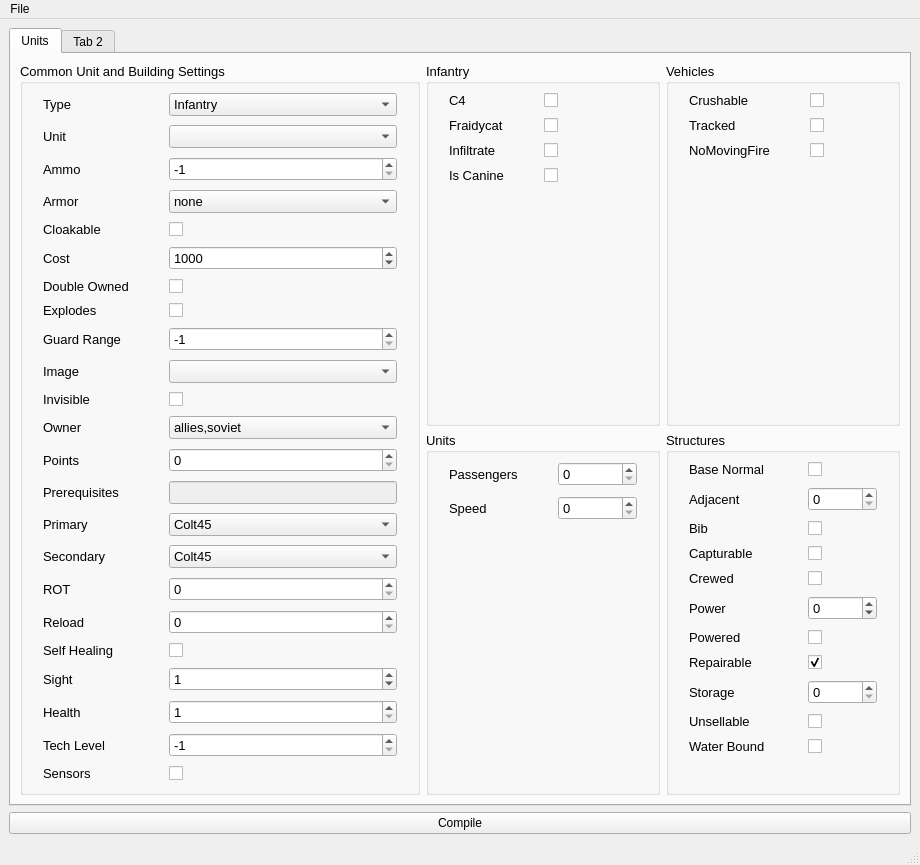
<?xml version="1.0" encoding="UTF-8"?>
<ui version="4.0">
 <class>MainWindow</class>
 <widget class="QMainWindow" name="MainWindow">
  <property name="geometry">
   <rect>
    <x>0</x>
    <y>0</y>
    <width>920</width>
    <height>847</height>
   </rect>
  </property>
  <property name="sizePolicy">
   <sizepolicy hsizetype="Preferred" vsizetype="Preferred">
    <horstretch>0</horstretch>
    <verstretch>0</verstretch>
   </sizepolicy>
  </property>
  <property name="windowTitle">
   <string>CNC - Red Alert Remastered Mod Generator</string>
  </property>
  <widget class="QWidget" name="centralwidget">
   <layout class="QVBoxLayout" name="verticalLayout">
    <item>
     <layout class="QHBoxLayout" name="horizontalLayout">
      <item>
       <widget class="QTabWidget" name="tabWidget">
        <property name="sizePolicy">
         <sizepolicy hsizetype="Preferred" vsizetype="Expanding">
          <horstretch>0</horstretch>
          <verstretch>0</verstretch>
         </sizepolicy>
        </property>
        <property name="minimumSize">
         <size>
          <width>900</width>
          <height>0</height>
         </size>
        </property>
        <property name="currentIndex">
         <number>0</number>
        </property>
        <widget class="QWidget" name="units_tab">
         <attribute name="title">
          <string>Units</string>
         </attribute>
         <layout class="QHBoxLayout" name="horizontalLayout_3">
          <item>
           <widget class="QGroupBox" name="groupBox">
            <property name="sizePolicy">
             <sizepolicy hsizetype="Fixed" vsizetype="Preferred">
              <horstretch>0</horstretch>
              <verstretch>0</verstretch>
             </sizepolicy>
            </property>
            <property name="minimumSize">
             <size>
              <width>400</width>
              <height>0</height>
             </size>
            </property>
            <property name="font">
             <font>
              <pointsize>10</pointsize>
             </font>
            </property>
            <property name="title">
             <string>Common Unit and Building Settings</string>
            </property>
            <layout class="QFormLayout" name="formLayout_2">
             <property name="horizontalSpacing">
              <number>40</number>
             </property>
             <property name="verticalSpacing">
              <number>9</number>
             </property>
             <property name="leftMargin">
              <number>20</number>
             </property>
             <property name="rightMargin">
              <number>20</number>
             </property>
             <item row="0" column="0">
              <widget class="QLabel" name="unitTypeLabel">
               <property name="text">
                <string>Type</string>
               </property>
              </widget>
             </item>
             <item row="0" column="1">
              <widget class="QComboBox" name="unitTypeComboBox">
               <item>
                <property name="text">
                 <string>Infantry</string>
                </property>
               </item>
               <item>
                <property name="text">
                 <string>Vehicles</string>
                </property>
               </item>
               <item>
                <property name="text">
                 <string>Ships</string>
                </property>
               </item>
               <item>
                <property name="text">
                 <string>Aircraft</string>
                </property>
               </item>
               <item>
                <property name="text">
                 <string>Buildings</string>
                </property>
               </item>
              </widget>
             </item>
             <item row="1" column="0">
              <widget class="QLabel" name="unitLabel">
               <property name="text">
                <string>Unit</string>
               </property>
              </widget>
             </item>
             <item row="1" column="1">
              <widget class="QComboBox" name="unitComboBox"/>
             </item>
             <item row="2" column="0">
              <widget class="QLabel" name="ammoLabel">
               <property name="text">
                <string>Ammo</string>
               </property>
              </widget>
             </item>
             <item row="2" column="1">
              <widget class="QSpinBox" name="ammoSpinBox">
               <property name="minimum">
                <number>-1</number>
               </property>
               <property name="maximum">
                <number>10</number>
               </property>
               <property name="value">
                <number>-1</number>
               </property>
              </widget>
             </item>
             <item row="3" column="0">
              <widget class="QLabel" name="armorLabel">
               <property name="text">
                <string>Armor</string>
               </property>
              </widget>
             </item>
             <item row="3" column="1">
              <widget class="QComboBox" name="armorComboBox">
               <property name="toolTip">
                <string>&lt;html&gt;&lt;head/&gt;&lt;body&gt;&lt;p&gt;none - No Armor&lt;/p&gt;&lt;p&gt;wood - Weak Armor&lt;/p&gt;&lt;p&gt;light - Medium Armor&lt;/p&gt;&lt;p&gt;heavy - Strong Armor&lt;/p&gt;&lt;p&gt;concrete - Very Strong Armor&lt;/p&gt;&lt;/body&gt;&lt;/html&gt;</string>
               </property>
               <item>
                <property name="text">
                 <string comment="No Armor" extracomment="No Armor">none</string>
                </property>
               </item>
               <item>
                <property name="text">
                 <string>wood</string>
                </property>
               </item>
               <item>
                <property name="text">
                 <string>light</string>
                </property>
               </item>
               <item>
                <property name="text">
                 <string>heavy</string>
                </property>
               </item>
               <item>
                <property name="text">
                 <string>concrete</string>
                </property>
               </item>
              </widget>
             </item>
             <item row="4" column="0">
              <widget class="QLabel" name="cloakableLabel">
               <property name="text">
                <string>Cloakable</string>
               </property>
              </widget>
             </item>
             <item row="4" column="1">
              <widget class="QCheckBox" name="cloakableCheckBox">
               <property name="font">
                <font>
                 <pointsize>19</pointsize>
                </font>
               </property>
               <property name="text">
                <string/>
               </property>
              </widget>
             </item>
             <item row="5" column="0">
              <widget class="QLabel" name="costLabel">
               <property name="text">
                <string>Cost</string>
               </property>
              </widget>
             </item>
             <item row="5" column="1">
              <widget class="QSpinBox" name="costSpinBox">
               <property name="minimum">
                <number>1</number>
               </property>
               <property name="maximum">
                <number>10000</number>
               </property>
               <property name="singleStep">
                <number>50</number>
               </property>
               <property name="value">
                <number>1000</number>
               </property>
              </widget>
             </item>
             <item row="6" column="0">
              <widget class="QLabel" name="doubleOwnedLabel">
               <property name="text">
                <string>Double Owned</string>
               </property>
              </widget>
             </item>
             <item row="6" column="1">
              <widget class="QCheckBox" name="doubleOwnedCheckBox">
               <property name="text">
                <string/>
               </property>
              </widget>
             </item>
             <item row="7" column="0">
              <widget class="QLabel" name="explodesLabel">
               <property name="text">
                <string>Explodes</string>
               </property>
              </widget>
             </item>
             <item row="7" column="1">
              <widget class="QCheckBox" name="explodesCheckBox">
               <property name="text">
                <string/>
               </property>
              </widget>
             </item>
             <item row="8" column="0">
              <widget class="QLabel" name="guardRangeLabel">
               <property name="text">
                <string>Guard Range</string>
               </property>
              </widget>
             </item>
             <item row="8" column="1">
              <widget class="QSpinBox" name="guardRangeSpinBox">
               <property name="minimum">
                <number>-1</number>
               </property>
               <property name="maximum">
                <number>100</number>
               </property>
               <property name="value">
                <number>-1</number>
               </property>
              </widget>
             </item>
             <item row="9" column="0">
              <widget class="QLabel" name="imageLabel">
               <property name="text">
                <string>Image</string>
               </property>
              </widget>
             </item>
             <item row="9" column="1">
              <widget class="QComboBox" name="imageComboBox"/>
             </item>
             <item row="10" column="0">
              <widget class="QLabel" name="invisibleLabel">
               <property name="text">
                <string>Invisible</string>
               </property>
              </widget>
             </item>
             <item row="10" column="1">
              <widget class="QCheckBox" name="invisibleCheckBox">
               <property name="text">
                <string/>
               </property>
              </widget>
             </item>
             <item row="11" column="0">
              <widget class="QLabel" name="ownerLabel">
               <property name="text">
                <string>Owner</string>
               </property>
              </widget>
             </item>
             <item row="11" column="1">
              <widget class="QComboBox" name="ownerComboBox">
               <item>
                <property name="text">
                 <string>allies,soviet</string>
                </property>
               </item>
               <item>
                <property name="text">
                 <string>allies</string>
                </property>
               </item>
               <item>
                <property name="text">
                 <string>soviet</string>
                </property>
               </item>
              </widget>
             </item>
             <item row="12" column="0">
              <widget class="QLabel" name="pointsLabel">
               <property name="text">
                <string>Points</string>
               </property>
              </widget>
             </item>
             <item row="12" column="1">
              <widget class="QSpinBox" name="pointsSpinBox">
               <property name="maximum">
                <number>1000</number>
               </property>
              </widget>
             </item>
             <item row="13" column="0">
              <widget class="QLabel" name="label">
               <property name="text">
                <string>Prerequisites</string>
               </property>
              </widget>
             </item>
             <item row="13" column="1">
              <widget class="QLineEdit" name="prerequisiteLineEdit">
               <property name="enabled">
                <bool>false</bool>
               </property>
              </widget>
             </item>
             <item row="14" column="0">
              <widget class="QLabel" name="primaryLabel">
               <property name="text">
                <string>Primary</string>
               </property>
              </widget>
             </item>
             <item row="14" column="1">
              <widget class="QComboBox" name="primaryComboBox">
               <item>
                <property name="text">
                 <string>Colt45</string>
                </property>
               </item>
               <item>
                <property name="text">
                 <string>none</string>
                </property>
               </item>
               <item>
                <property name="text">
                 <string>ZSU-23</string>
                </property>
               </item>
               <item>
                <property name="text">
                 <string>Vulcan</string>
                </property>
               </item>
               <item>
                <property name="text">
                 <string>Maverick</string>
                </property>
               </item>
               <item>
                <property name="text">
                 <string>Camera</string>
                </property>
               </item>
               <item>
                <property name="text">
                 <string>FireballLauncher</string>
                </property>
               </item>
               <item>
                <property name="text">
                 <string>Flamer</string>
                </property>
               </item>
               <item>
                <property name="text">
                 <string>Sniper</string>
                </property>
               </item>
               <item>
                <property name="text">
                 <string>ChainGun</string>
                </property>
               </item>
               <item>
                <property name="text">
                 <string>Pistol</string>
                </property>
               </item>
               <item>
                <property name="text">
                 <string>M1Carbine</string>
                </property>
               </item>
               <item>
                <property name="text">
                 <string>Dragon</string>
                </property>
               </item>
               <item>
                <property name="text">
                 <string>Hellfire</string>
                </property>
               </item>
               <item>
                <property name="text">
                 <string>Grenade</string>
                </property>
               </item>
               <item>
                <property name="text">
                 <string>75mm</string>
                </property>
               </item>
               <item>
                <property name="text">
                 <string>90mm</string>
                </property>
               </item>
               <item>
                <property name="text">
                 <string>105mm</string>
                </property>
               </item>
               <item>
                <property name="text">
                 <string>120mm</string>
                </property>
               </item>
               <item>
                <property name="text">
                 <string>TurretGun</string>
                </property>
               </item>
               <item>
                <property name="text">
                 <string>MammothTusk</string>
                </property>
               </item>
               <item>
                <property name="text">
                 <string>155mm</string>
                </property>
               </item>
               <item>
                <property name="text">
                 <string>M60mg</string>
                </property>
               </item>
               <item>
                <property name="text">
                 <string>Napalm</string>
                </property>
               </item>
               <item>
                <property name="text">
                 <string>TeslaZap</string>
                </property>
               </item>
               <item>
                <property name="text">
                 <string>Nike</string>
                </property>
               </item>
               <item>
                <property name="text">
                 <string>RedEye</string>
                </property>
               </item>
               <item>
                <property name="text">
                 <string>8Inch</string>
                </property>
               </item>
               <item>
                <property name="text">
                 <string>Stinger</string>
                </property>
               </item>
               <item>
                <property name="text">
                 <string>TorpTube</string>
                </property>
               </item>
               <item>
                <property name="text">
                 <string>2Inch</string>
                </property>
               </item>
               <item>
                <property name="text">
                 <string>DepthCharge</string>
                </property>
               </item>
               <item>
                <property name="text">
                 <string>ParaBomb</string>
                </property>
               </item>
               <item>
                <property name="text">
                 <string>DogJaw</string>
                </property>
               </item>
               <item>
                <property name="text">
                 <string>Heal</string>
                </property>
               </item>
               <item>
                <property name="text">
                 <string>SCUD</string>
                </property>
               </item>
               <item>
                <property name="text">
                 <string>Mandible</string>
                </property>
               </item>
              </widget>
             </item>
             <item row="15" column="0">
              <widget class="QLabel" name="secondaryLabel">
               <property name="text">
                <string>Secondary</string>
               </property>
              </widget>
             </item>
             <item row="15" column="1">
              <widget class="QComboBox" name="secondaryComboBox">
               <item>
                <property name="text">
                 <string>Colt45</string>
                </property>
               </item>
               <item>
                <property name="text">
                 <string>ZSU-23</string>
                </property>
               </item>
               <item>
                <property name="text">
                 <string>Vulcan</string>
                </property>
               </item>
               <item>
                <property name="text">
                 <string>Maverick</string>
                </property>
               </item>
               <item>
                <property name="text">
                 <string>Camera</string>
                </property>
               </item>
               <item>
                <property name="text">
                 <string>FireballLauncher</string>
                </property>
               </item>
               <item>
                <property name="text">
                 <string>Flamer</string>
                </property>
               </item>
               <item>
                <property name="text">
                 <string>Sniper</string>
                </property>
               </item>
               <item>
                <property name="text">
                 <string>ChainGun</string>
                </property>
               </item>
               <item>
                <property name="text">
                 <string>Pistol</string>
                </property>
               </item>
               <item>
                <property name="text">
                 <string>M1Carbine</string>
                </property>
               </item>
               <item>
                <property name="text">
                 <string>Dragon</string>
                </property>
               </item>
               <item>
                <property name="text">
                 <string>Hellfire</string>
                </property>
               </item>
               <item>
                <property name="text">
                 <string>Grenade</string>
                </property>
               </item>
               <item>
                <property name="text">
                 <string>75mm</string>
                </property>
               </item>
               <item>
                <property name="text">
                 <string>90mm</string>
                </property>
               </item>
               <item>
                <property name="text">
                 <string>none</string>
                </property>
               </item>
               <item>
                <property name="text">
                 <string>105mm</string>
                </property>
               </item>
               <item>
                <property name="text">
                 <string>120mm</string>
                </property>
               </item>
               <item>
                <property name="text">
                 <string>TurretGun</string>
                </property>
               </item>
               <item>
                <property name="text">
                 <string>MammothTusk</string>
                </property>
               </item>
               <item>
                <property name="text">
                 <string>155mm</string>
                </property>
               </item>
               <item>
                <property name="text">
                 <string>New Item</string>
                </property>
               </item>
               <item>
                <property name="text">
                 <string>M60mg</string>
                </property>
               </item>
               <item>
                <property name="text">
                 <string>Napalm</string>
                </property>
               </item>
               <item>
                <property name="text">
                 <string>TeslaZap</string>
                </property>
               </item>
               <item>
                <property name="text">
                 <string>Nike</string>
                </property>
               </item>
               <item>
                <property name="text">
                 <string>RedEye</string>
                </property>
               </item>
               <item>
                <property name="text">
                 <string>8Inch</string>
                </property>
               </item>
               <item>
                <property name="text">
                 <string>Stinger</string>
                </property>
               </item>
               <item>
                <property name="text">
                 <string>TorpTube</string>
                </property>
               </item>
               <item>
                <property name="text">
                 <string>2Inch</string>
                </property>
               </item>
               <item>
                <property name="text">
                 <string>DepthCharge</string>
                </property>
               </item>
               <item>
                <property name="text">
                 <string>ParaBomb</string>
                </property>
               </item>
               <item>
                <property name="text">
                 <string>DogJaw</string>
                </property>
               </item>
               <item>
                <property name="text">
                 <string>Heal</string>
                </property>
               </item>
               <item>
                <property name="text">
                 <string>SCUD</string>
                </property>
               </item>
               <item>
                <property name="text">
                 <string>Mandible</string>
                </property>
               </item>
              </widget>
             </item>
             <item row="16" column="0">
              <widget class="QLabel" name="rotLabel">
               <property name="text">
                <string>ROT</string>
               </property>
              </widget>
             </item>
             <item row="16" column="1">
              <widget class="QSpinBox" name="rotSpinBox">
               <property name="maximum">
                <number>10</number>
               </property>
              </widget>
             </item>
             <item row="17" column="0">
              <widget class="QLabel" name="reloadLabel">
               <property name="text">
                <string>Reload</string>
               </property>
              </widget>
             </item>
             <item row="17" column="1">
              <widget class="QSpinBox" name="reloadSpinBox"/>
             </item>
             <item row="18" column="0">
              <widget class="QLabel" name="selfHealingLabel">
               <property name="text">
                <string>Self Healing</string>
               </property>
              </widget>
             </item>
             <item row="18" column="1">
              <widget class="QCheckBox" name="selfHealingCheckBox">
               <property name="text">
                <string/>
               </property>
              </widget>
             </item>
             <item row="19" column="0">
              <widget class="QLabel" name="sightLabel">
               <property name="text">
                <string>Sight</string>
               </property>
              </widget>
             </item>
             <item row="19" column="1">
              <widget class="QSpinBox" name="sightSpinBox">
               <property name="maximum">
                <number>20</number>
               </property>
               <property name="value">
                <number>1</number>
               </property>
              </widget>
             </item>
             <item row="20" column="0">
              <widget class="QLabel" name="healthLabel">
               <property name="text">
                <string>Health</string>
               </property>
              </widget>
             </item>
             <item row="20" column="1">
              <widget class="QSpinBox" name="healthSpinBox">
               <property name="minimum">
                <number>1</number>
               </property>
               <property name="maximum">
                <number>2000</number>
               </property>
              </widget>
             </item>
             <item row="21" column="0">
              <widget class="QLabel" name="techLevelLabel">
               <property name="text">
                <string>Tech Level</string>
               </property>
              </widget>
             </item>
             <item row="21" column="1">
              <widget class="QSpinBox" name="techLevelSpinBox">
               <property name="minimum">
                <number>-1</number>
               </property>
               <property name="maximum">
                <number>11</number>
               </property>
               <property name="value">
                <number>-1</number>
               </property>
              </widget>
             </item>
             <item row="22" column="0">
              <widget class="QLabel" name="sensorsLabel">
               <property name="text">
                <string>Sensors</string>
               </property>
              </widget>
             </item>
             <item row="22" column="1">
              <widget class="QCheckBox" name="sensorsCheckBox">
               <property name="text">
                <string/>
               </property>
              </widget>
             </item>
            </layout>
           </widget>
          </item>
          <item>
           <layout class="QGridLayout" name="gridLayout">
            <property name="sizeConstraint">
             <enum>QLayout::SetDefaultConstraint</enum>
            </property>
            <item row="1" column="1">
             <widget class="QGroupBox" name="groupBox_2">
              <property name="font">
               <font>
                <pointsize>10</pointsize>
               </font>
              </property>
              <property name="title">
               <string>Structures</string>
              </property>
              <layout class="QFormLayout" name="formLayout_4">
               <property name="horizontalSpacing">
                <number>40</number>
               </property>
               <property name="verticalSpacing">
                <number>10</number>
               </property>
               <property name="leftMargin">
                <number>20</number>
               </property>
               <property name="rightMargin">
                <number>20</number>
               </property>
               <item row="0" column="0">
                <widget class="QLabel" name="baseNormalLabel">
                 <property name="text">
                  <string>Base Normal </string>
                 </property>
                </widget>
               </item>
               <item row="0" column="1">
                <widget class="QCheckBox" name="baseNormalCheckBox">
                 <property name="text">
                  <string/>
                 </property>
                </widget>
               </item>
               <item row="1" column="0">
                <widget class="QLabel" name="adjacentLabel">
                 <property name="text">
                  <string>Adjacent</string>
                 </property>
                </widget>
               </item>
               <item row="1" column="1">
                <widget class="QSpinBox" name="adjacentSpinBox">
                 <property name="maximum">
                  <number>10</number>
                 </property>
                </widget>
               </item>
               <item row="2" column="0">
                <widget class="QLabel" name="bibLabel">
                 <property name="text">
                  <string>Bib</string>
                 </property>
                </widget>
               </item>
               <item row="2" column="1">
                <widget class="QCheckBox" name="bibCheckBox">
                 <property name="text">
                  <string/>
                 </property>
                </widget>
               </item>
               <item row="3" column="0">
                <widget class="QLabel" name="capturableLabel">
                 <property name="text">
                  <string>Capturable</string>
                 </property>
                </widget>
               </item>
               <item row="3" column="1">
                <widget class="QCheckBox" name="capturableCheckBox">
                 <property name="text">
                  <string/>
                 </property>
                </widget>
               </item>
               <item row="4" column="0">
                <widget class="QLabel" name="crewedLabel">
                 <property name="text">
                  <string>Crewed</string>
                 </property>
                </widget>
               </item>
               <item row="4" column="1">
                <widget class="QCheckBox" name="crewedCheckBox">
                 <property name="text">
                  <string/>
                 </property>
                </widget>
               </item>
               <item row="5" column="0">
                <widget class="QLabel" name="powerLabel">
                 <property name="text">
                  <string>Power</string>
                 </property>
                </widget>
               </item>
               <item row="5" column="1">
                <widget class="QSpinBox" name="powerSpinBox">
                 <property name="minimum">
                  <number>-20000</number>
                 </property>
                 <property name="maximum">
                  <number>20000</number>
                 </property>
                 <property name="singleStep">
                  <number>20</number>
                 </property>
                </widget>
               </item>
               <item row="6" column="0">
                <widget class="QLabel" name="poweredLabel">
                 <property name="text">
                  <string>Powered</string>
                 </property>
                </widget>
               </item>
               <item row="6" column="1">
                <widget class="QCheckBox" name="poweredCheckBox">
                 <property name="text">
                  <string/>
                 </property>
                </widget>
               </item>
               <item row="7" column="0">
                <widget class="QLabel" name="repairableLabel">
                 <property name="text">
                  <string>Repairable</string>
                 </property>
                </widget>
               </item>
               <item row="7" column="1">
                <widget class="QCheckBox" name="repairableCheckBox">
                 <property name="text">
                  <string/>
                 </property>
                 <property name="checked">
                  <bool>true</bool>
                 </property>
                </widget>
               </item>
               <item row="8" column="0">
                <widget class="QLabel" name="storageLabel">
                 <property name="text">
                  <string>Storage</string>
                 </property>
                </widget>
               </item>
               <item row="9" column="0">
                <widget class="QLabel" name="unsellableLabel">
                 <property name="text">
                  <string>Unsellable</string>
                 </property>
                </widget>
               </item>
               <item row="9" column="1">
                <widget class="QCheckBox" name="unsellableCheckBox">
                 <property name="text">
                  <string/>
                 </property>
                </widget>
               </item>
               <item row="10" column="0">
                <widget class="QLabel" name="waterBoundLabel">
                 <property name="text">
                  <string>Water Bound</string>
                 </property>
                </widget>
               </item>
               <item row="10" column="1">
                <widget class="QCheckBox" name="waterBoundCheckBox">
                 <property name="text">
                  <string/>
                 </property>
                </widget>
               </item>
               <item row="8" column="1">
                <widget class="QSpinBox" name="storageSpinBox">
                 <property name="maximum">
                  <number>10000</number>
                 </property>
                 <property name="singleStep">
                  <number>500</number>
                 </property>
                </widget>
               </item>
              </layout>
             </widget>
            </item>
            <item row="0" column="0">
             <widget class="QGroupBox" name="groupBox_4">
              <property name="font">
               <font>
                <pointsize>10</pointsize>
               </font>
              </property>
              <property name="title">
               <string>Infantry</string>
              </property>
              <layout class="QFormLayout" name="formLayout">
               <property name="horizontalSpacing">
                <number>40</number>
               </property>
               <property name="verticalSpacing">
                <number>10</number>
               </property>
               <property name="leftMargin">
                <number>20</number>
               </property>
               <property name="rightMargin">
                <number>20</number>
               </property>
               <item row="0" column="0">
                <widget class="QLabel" name="c4label">
                 <property name="text">
                  <string>C4</string>
                 </property>
                </widget>
               </item>
               <item row="0" column="1">
                <widget class="QCheckBox" name="c4checkBox">
                 <property name="text">
                  <string/>
                 </property>
                 <property name="checked">
                  <bool>false</bool>
                 </property>
                 <property name="tristate">
                  <bool>false</bool>
                 </property>
                </widget>
               </item>
               <item row="1" column="0">
                <widget class="QLabel" name="fraidycatLabel">
                 <property name="text">
                  <string>Fraidycat</string>
                 </property>
                </widget>
               </item>
               <item row="1" column="1">
                <widget class="QCheckBox" name="fraidycatCheckBox">
                 <property name="text">
                  <string/>
                 </property>
                </widget>
               </item>
               <item row="2" column="0">
                <widget class="QLabel" name="infiltrateLabel">
                 <property name="text">
                  <string>Infiltrate</string>
                 </property>
                </widget>
               </item>
               <item row="2" column="1">
                <widget class="QCheckBox" name="infiltrateCheckBox">
                 <property name="text">
                  <string/>
                 </property>
                </widget>
               </item>
               <item row="3" column="1">
                <widget class="QCheckBox" name="isCanineCheckBox">
                 <property name="text">
                  <string/>
                 </property>
                </widget>
               </item>
               <item row="3" column="0">
                <widget class="QLabel" name="isCanineLabel">
                 <property name="text">
                  <string>Is Canine</string>
                 </property>
                </widget>
               </item>
              </layout>
             </widget>
            </item>
            <item row="0" column="1">
             <widget class="QGroupBox" name="groupBox_3">
              <property name="font">
               <font>
                <pointsize>10</pointsize>
               </font>
              </property>
              <property name="title">
               <string>Vehicles</string>
              </property>
              <layout class="QFormLayout" name="formLayout_5">
               <property name="horizontalSpacing">
                <number>40</number>
               </property>
               <property name="verticalSpacing">
                <number>10</number>
               </property>
               <property name="leftMargin">
                <number>20</number>
               </property>
               <property name="rightMargin">
                <number>20</number>
               </property>
               <item row="0" column="0">
                <widget class="QLabel" name="crushableLabel">
                 <property name="text">
                  <string>Crushable</string>
                 </property>
                </widget>
               </item>
               <item row="0" column="1">
                <widget class="QCheckBox" name="crushableCheckBox">
                 <property name="text">
                  <string/>
                 </property>
                </widget>
               </item>
               <item row="1" column="0">
                <widget class="QLabel" name="trackedLabel">
                 <property name="text">
                  <string>Tracked</string>
                 </property>
                </widget>
               </item>
               <item row="1" column="1">
                <widget class="QCheckBox" name="trackedCheckBox">
                 <property name="text">
                  <string/>
                 </property>
                </widget>
               </item>
               <item row="2" column="0">
                <widget class="QLabel" name="noMovingFireLabel">
                 <property name="text">
                  <string>NoMovingFire</string>
                 </property>
                </widget>
               </item>
               <item row="2" column="1">
                <widget class="QCheckBox" name="noMovingFireCheckBox">
                 <property name="text">
                  <string/>
                 </property>
                </widget>
               </item>
              </layout>
             </widget>
            </item>
            <item row="1" column="0">
             <widget class="QGroupBox" name="groupBox_5">
              <property name="sizePolicy">
               <sizepolicy hsizetype="Preferred" vsizetype="Preferred">
                <horstretch>0</horstretch>
                <verstretch>0</verstretch>
               </sizepolicy>
              </property>
              <property name="font">
               <font>
                <pointsize>10</pointsize>
               </font>
              </property>
              <property name="title">
               <string>Units</string>
              </property>
              <layout class="QFormLayout" name="formLayout_3">
               <property name="horizontalSpacing">
                <number>40</number>
               </property>
               <property name="verticalSpacing">
                <number>10</number>
               </property>
               <property name="leftMargin">
                <number>20</number>
               </property>
               <property name="rightMargin">
                <number>20</number>
               </property>
               <item row="0" column="0">
                <widget class="QLabel" name="passengersLabel">
                 <property name="text">
                  <string>Passengers</string>
                 </property>
                </widget>
               </item>
               <item row="0" column="1">
                <widget class="QSpinBox" name="passengersSpinBox">
                 <property name="sizePolicy">
                  <sizepolicy hsizetype="Preferred" vsizetype="Preferred">
                   <horstretch>30</horstretch>
                   <verstretch>0</verstretch>
                  </sizepolicy>
                 </property>
                 <property name="maximum">
                  <number>10</number>
                 </property>
                </widget>
               </item>
               <item row="1" column="0">
                <widget class="QLabel" name="speedLabel">
                 <property name="text">
                  <string>Speed</string>
                 </property>
                </widget>
               </item>
               <item row="1" column="1">
                <widget class="QSpinBox" name="speedSpinBox">
                 <property name="maximum">
                  <number>50</number>
                 </property>
                </widget>
               </item>
              </layout>
             </widget>
            </item>
           </layout>
          </item>
         </layout>
        </widget>
        <widget class="QWidget" name="tab_2">
         <attribute name="title">
          <string>Tab 2</string>
         </attribute>
        </widget>
       </widget>
      </item>
     </layout>
    </item>
    <item>
     <layout class="QHBoxLayout" name="horizontalLayout_2"/>
    </item>
    <item>
     <widget class="QPushButton" name="pushButton">
      <property name="text">
       <string>Compile</string>
      </property>
     </widget>
    </item>
   </layout>
  </widget>
  <widget class="QMenuBar" name="menubar">
   <property name="geometry">
    <rect>
     <x>0</x>
     <y>0</y>
     <width>920</width>
     <height>21</height>
    </rect>
   </property>
   <widget class="QMenu" name="menuFile">
    <property name="title">
     <string>File</string>
    </property>
   </widget>
   <addaction name="menuFile"/>
  </widget>
  <widget class="QStatusBar" name="statusbar"/>
 </widget>
 <resources/>
 <connections/>
</ui>
